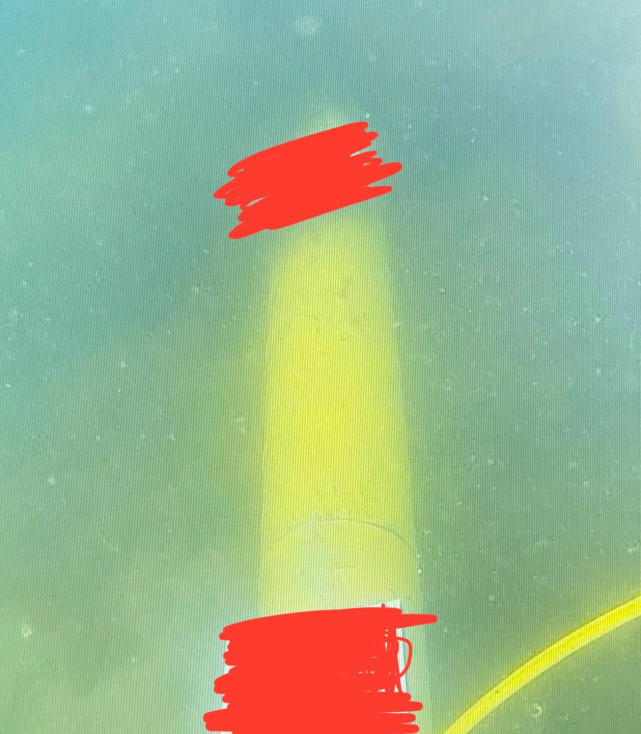
#> input picture calypso_camera/src/pipeline.jpeg, 1282 x 1467 px (shown at 1/2 size)
$ python pipeline.py
#> lines starting #> are read from the running program, lines starting #| are printed output that depends on the picture; after the words box and inside, x2 and y2 are one past the last pixel; in counts of white or black regions, pixels touching at a corner belong together; long printed decimals are rounded
import cv2
import matplotlib.pyplot as plt
import numpy as np

path = r'pipeline.jpeg'
img = cv2.imread(path)
#> img is the input picture: shape (1467, 1282, 3); mean B, G, R 140.9, 179.8, 154.1

h = img.shape[0]
#> h = 1467
w = img.shape[1]
#> w = 1282
img = cv2.resize(img, (h//2, w//2))
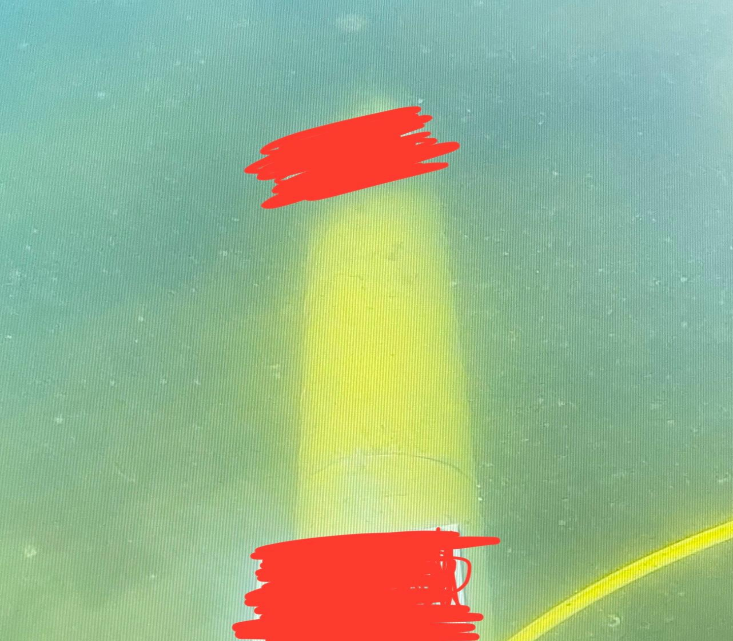
#> img: shape (641, 733, 3); mean B, G, R 140.8, 179.7, 154
gray = cv2.cvtColor(img, cv2.COLOR_BGR2GRAY)
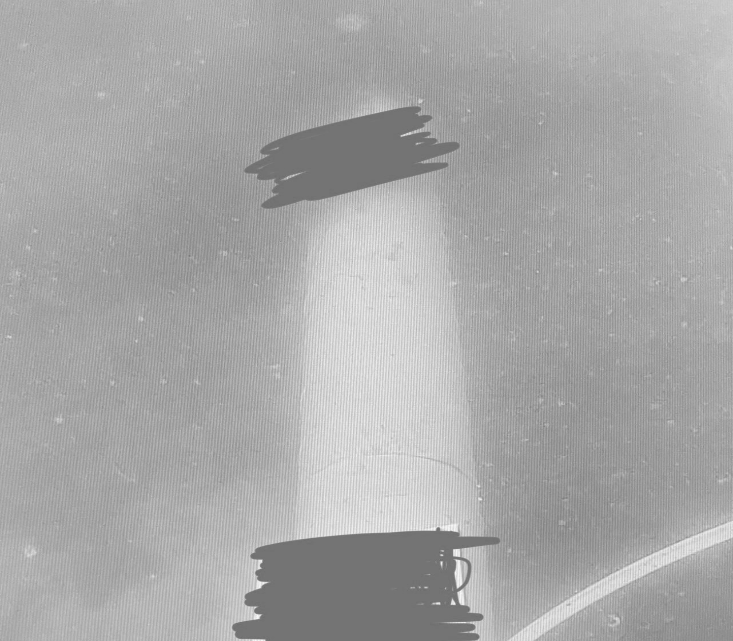
#> gray: shape (641, 733); min 103, max 250, mean 167.6
ret, thresh = cv2.threshold(gray, 200, 255, cv2.THRESH_BINARY)
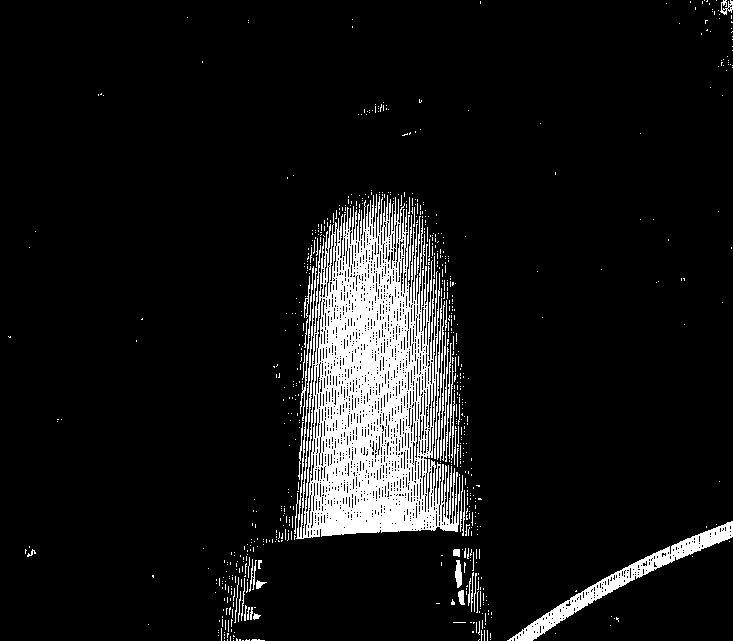
#> thresh: shape (641, 733); 8.6% white; 692 white regions (642 under 20 px)


contours, hierarchy = cv2.findContours(thresh,
    cv2.RETR_EXTERNAL, cv2.CHAIN_APPROX_NONE)
#> contours = 692 contours, 675 with area under 20; largest, box (x1, y1, x2, y2) and area: (296, 194, 460, 539) 36611, (507, 521, 733, 641) 3385, (455, 560, 462, 588) 114, (437, 301, 445, 460) 80, (300, 266, 314, 421) 72

mask = np.zeros_like(img)

for contour in contours:
    contour_area = cv2.contourArea(contour)

    # Check if contour area is greater than 5000
    if contour_area > 500:
        # Draw the contour on the original image
        cv2.drawContours(mask, [contour], -1, (0, 255, 255), thickness=cv2.FILLED)
#> this loop made 692 passes
#> contour_area on passes 53, 213, 599: 21.5, 3385, 36611
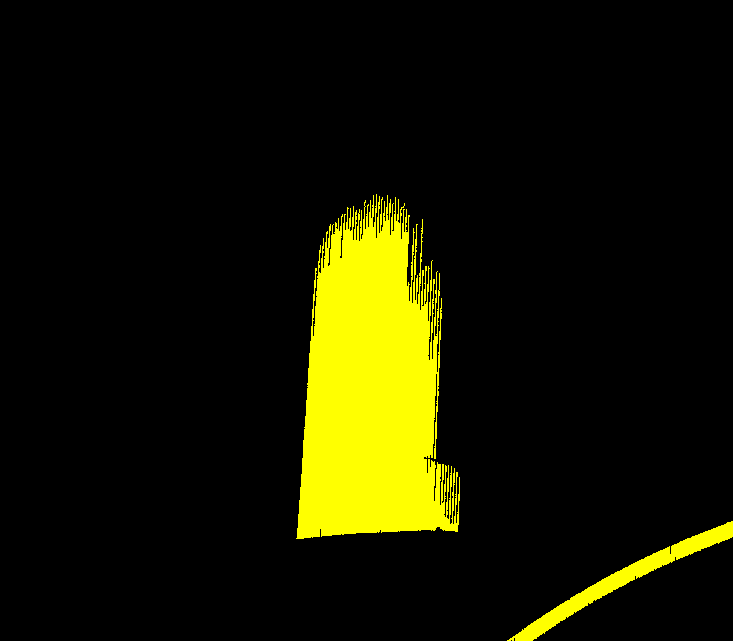
#> mask: shape (641, 733, 3); mean of channels 0, 1, 2 0, 23.2, 23.2; drawn as B, G, R
mask2 = cv2.cvtColor(mask, cv2.COLOR_BGR2GRAY)
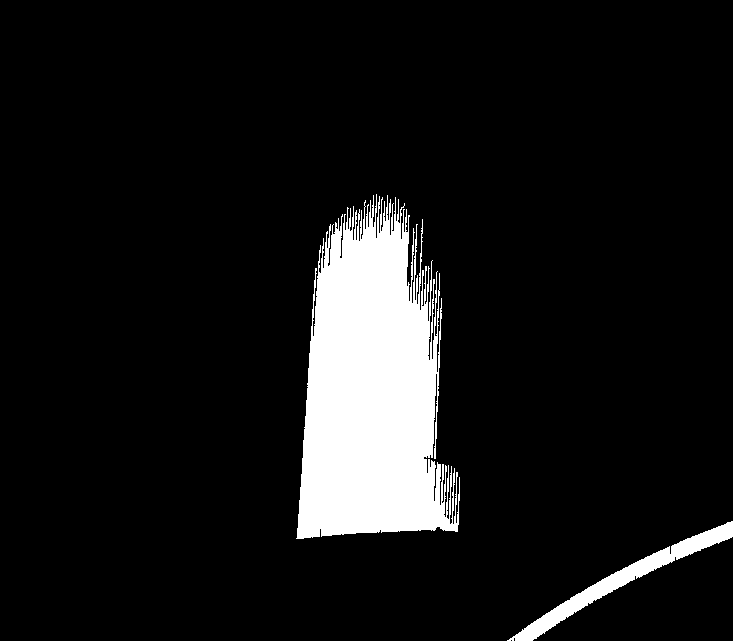
#> mask2: shape (641, 733); values 0 (black) and 226 (white), 9.1% white; 2 white regions, box (x1, y1, x2, y2) and area: (296, 194, 460, 539) 39177, (507, 521, 733, 641) 3641
lines = cv2.HoughLines(mask2, rho=1, theta=np.pi / 180, threshold=100)

x1=0
x2=0
y1=0
y2=0

# Iterate over the detected lines
for line in lines:
    rho, theta = line[0]

    # Convert polar coordinates to Cartesian coordinates
    a = np.cos(theta)
    b = np.sin(theta)
    x0 = a * rho
    y0 = b * rho

    # Calculate the start and end points of the line to draw
    x1 = int(x0 + 1000 * (-b))
    y1 = int(y0 + 1000 * (a))
    x2 = int(x0 - 1000 * (-b))
    y2 = int(y0 - 1000 * (a))

    # Draw the line on the mask image

    cv2.line(mask2, (x1, y1), (x2, y2), (0, 0, 255), 2)
#> this loop made 4109 passes
#> (rho, theta, a, b, x0, y0, x1, y1) on passes 1 to 3: (412, 0.227, 0.974, 0.225, 401.4, 92.68, 176, 1067), (415, 0.227, 0.974, 0.225, 404.4, 93.35, 179, 1067), (424, 0.227, 0.974, 0.225, 413.1, 95.38, 188, 1069)
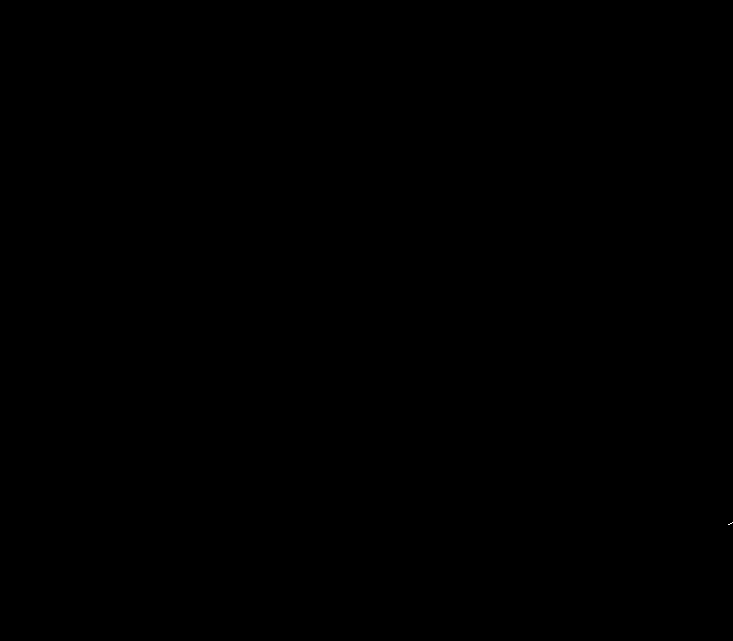
#> mask2: shape (641, 733); values 0 (black) and 226 (white), 0% white in thin lines or dots, all inside (x1, y1, x2, y2) = (728, 522, 733, 525)

cv2.circle(mask, ((-x1+x2)//2, (-y1+y2)//2), 10, (0,0,255), -1)
print(-x1+x2,-y1+y2)
#| 1388 1438
# Calculate the angle of the detected line
angle = np.arctan2(y2 - y1, x2 - x1) * 180 / np.pi
#> angle = 46.01

print(angle)
#| 46.014
cv2.imshow("Pipeline", mask)
cv2.waitKey(0)
cv2.destroyAllWindows()
